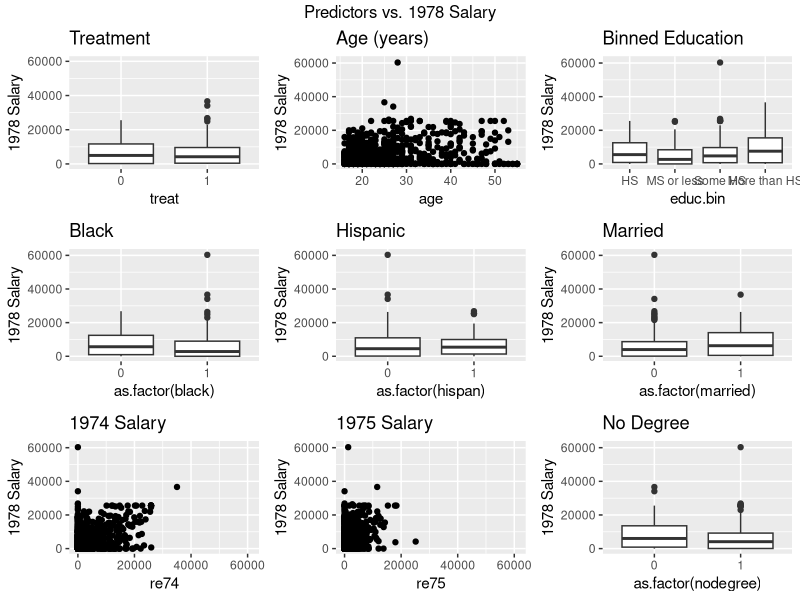
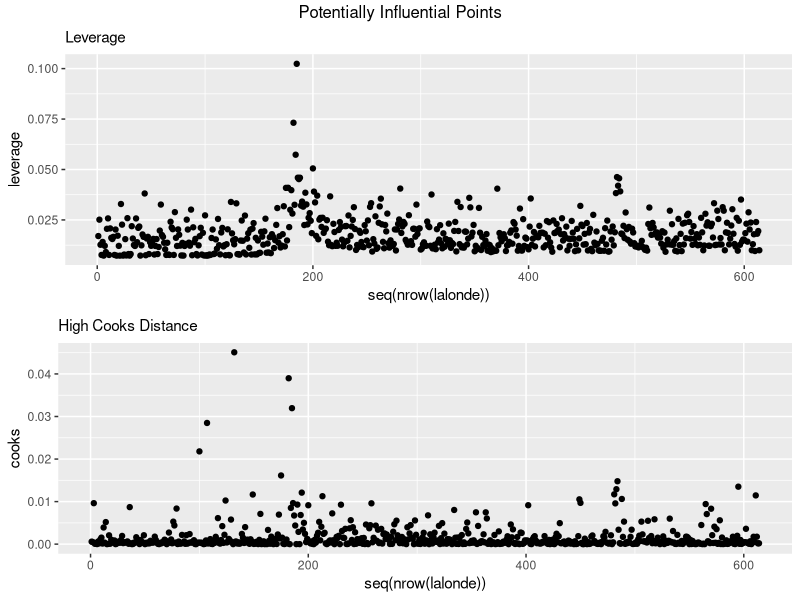

Recreate these plots in R, in order.
## ---- chunk 1
knitr::opts_chunk$set(echo = TRUE)
setwd('/Users/annaberman/Desktop/702 Modeling/Assignments/Team Project #1')
library(ggplot2)
library(dplyr)
library(gridExtra)
## ---- chunk 2
# Load the data
lalonde <- read.csv('lalondedata.txt') %>%
    mutate(treat = as.factor(treat)) %>%
    mutate(treat = factor(treat, levels = c(0, 1))) %>%
    # mean centering
    mutate(re78c = re78 - mean(re78),
           re75c = re75 - mean(re75),
           re74c = re74 - mean(re74),
           agec = age - mean(age)) %>%
    # educ
    mutate(educ.bin = ifelse(educ < 9, 'MS or less',
                             ifelse(educ < 12, 'Some HS',
                                    ifelse(educ == 12, 'HS', 'More than HS')))) %>%
    mutate(educ.bin = factor(educ.bin, levels = c('HS', 'MS or less', 'Some HS', 'More than HS')))

summary(lalonde)
## ---- chunk 3
# TREAT
e1 <- ggplot(lalonde) +
    geom_boxplot(mapping = aes(x = treat, y = re78)) + 
    ylim(c(0,60000)) + 
    ggtitle('Treatment') +
    ylab('1978 Salary')

# AGE
e2 <- ggplot(lalonde) +
    geom_point(mapping = aes(x = age, y = re78)) + 
    ylim(c(0,61000)) + 
    ggtitle('Age (years)') +
    ylab('1978 Salary')


# EDCU.BIN
e3 <- ggplot(lalonde) +
    geom_boxplot(mapping = aes(x = educ.bin, y = re78)) + 
    ylim(c(0,61000)) + 
    ggtitle('Binned Education') +
    ylab('1978 Salary')


# BLACK
e4 <- ggplot(lalonde) +
    geom_boxplot(mapping = aes(x = as.factor(black), y = re78)) + 
    ylim(c(0,61000)) + 
    ggtitle('Black') +
    ylab('1978 Salary')


# HISPAN
e5 <- ggplot(lalonde) +
    geom_boxplot(mapping = aes(x = as.factor(hispan), y = re78)) + 
    ylim(c(0,61000)) + 
    ggtitle('Hispanic') +
    ylab('1978 Salary')


# MARRIED
e6 <- ggplot(lalonde) +
    geom_boxplot(mapping = aes(x = as.factor(married), y = re78)) + 
    ylim(c(0,61000)) + 
    ggtitle('Married') +
    ylab('1978 Salary')


# RE74
e7 <- ggplot(lalonde) +
    geom_point(mapping = aes(x = re74, y = re78)) + 
    ylim(c(0,61000)) + 
    xlim(c(0,61000)) +
    ggtitle('1974 Salary') +
    ylab('1978 Salary')


# RE75
e8 <- ggplot(lalonde) +
    geom_point(mapping = aes(x = re75, y = re78)) + 
    ylim(c(0,61000)) + 
    xlim(c(0,61000)) + 
    ggtitle('1975 Salary') +
    ylab('1978 Salary')

# NODEGREE
e9 <- ggplot(lalonde) +
    geom_boxplot(mapping = aes(x = as.factor(nodegree), y = re78)) + 
    ylim(c(0,61000))+ 
    ggtitle('No Degree') +
    ylab('1978 Salary')


# Plot all the plots together
grid.arrange(e1, e2, e3, e4, e5, e6, e7, e8, e9,
             top = 'Predictors vs. 1978 Salary')
## ---- chunk 4
final_linear_fit <- lm(re78 ~ treat + agec + educ.bin + black + hispan + married + re74c + re75c, data = lalonde)
summary(final_linear_fit)

coeff <- cbind(summary(final_linear_fit)$coefficients[, c(1,2)],
               confint(final_linear_fit))
coeff <- data.frame(coeff) 
names(coeff) <- c('Estimate', 'Std.Error', '2.5%', '97.5%')
## ---- chunk 5
library(MASS)
# Calcate leveage and cooks distance for each observation
leverage = hatvalues(final_linear_fit)
cooks = cooks.distance(final_linear_fit)

# Append leverage and cooks to our data
leverage <- lalonde %>%
    mutate(leverage, cooks)

# Plot leverage vs. id
l <- ggplot(data = leverage) +
    geom_point(mapping = aes(x = seq(nrow(lalonde)), y = leverage)) +
    labs(subtitle = 'Leverage')
# Plot cooks vs. id
c <- ggplot(data = leverage) +
    geom_point(mapping = aes(x = seq(nrow(lalonde)), y = cooks)) +
    labs(subtitle = 'High Cooks Distance')

grid.arrange(l, c, top = 'Potentially Influential Points')

# Take a look at the potentially influential points
leverage %>%
    filter(leverage > .05 | cooks > .02)
